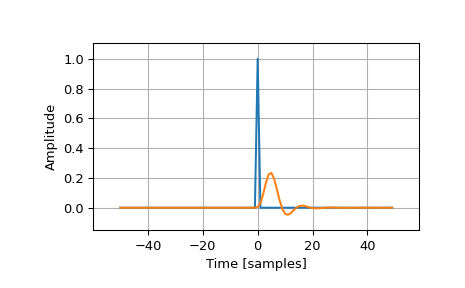

Reproduce this figure in Python.
# An impulse at the 0th element (:math:`\delta[n]`):

from scipy import signal
signal.unit_impulse(8)
# array([ 1.,  0.,  0.,  0.,  0.,  0.,  0.,  0.])

# Impulse offset by 2 samples (:math:`\delta[n-2]`):

signal.unit_impulse(7, 2)
# array([ 0.,  0.,  1.,  0.,  0.,  0.,  0.])

# 2-dimensional impulse, centered:

signal.unit_impulse((3, 3), 'mid')
# array([[ 0.,  0.,  0.],
# [ 0.,  1.,  0.],
# [ 0.,  0.,  0.]])

# Impulse at (2, 2), using broadcasting:

signal.unit_impulse((4, 4), 2)
# array([[ 0.,  0.,  0.,  0.],
# [ 0.,  0.,  0.,  0.],
# [ 0.,  0.,  1.,  0.],
# [ 0.,  0.,  0.,  0.]])

# Plot the impulse response of a 4th-order Butterworth lowpass filter:

imp = signal.unit_impulse(100, 'mid')
b, a = signal.butter(4, 0.2)
response = signal.lfilter(b, a, imp)

import matplotlib.pyplot as plt
plt.plot(np.arange(-50, 50), imp)
plt.plot(np.arange(-50, 50), response)
plt.margins(0.1, 0.1)
plt.xlabel('Time [samples]')
plt.ylabel('Amplitude')
plt.grid(True)
plt.show()
